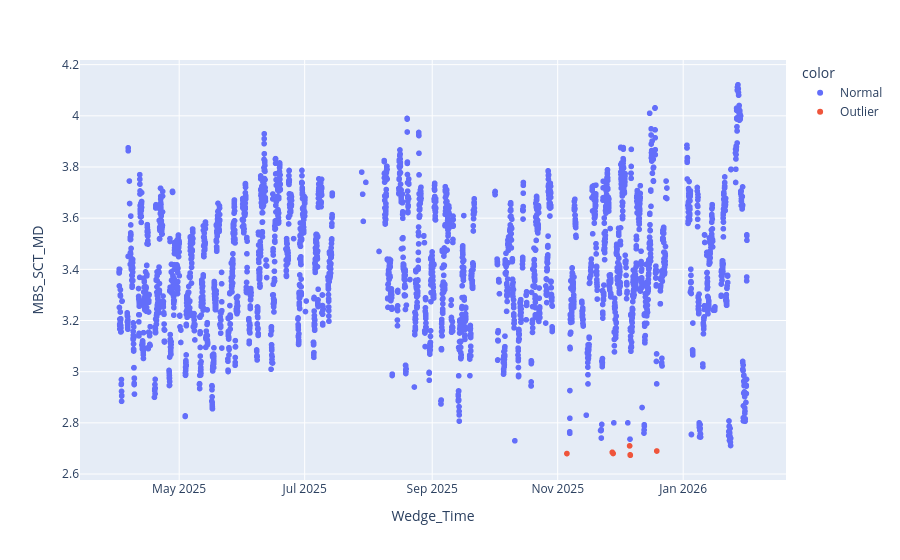

Notebook source saved alongside this figure:
### Code cell
v =  'MBS_SCT_MD'
outlier_flag = detect_outliers(turnup_ts,v,
                                    method="iqr",
                                    #group_col="AB_Grade_ID" 
                                    )
turnup_ts["outlier"] = outlier_flag

fig = px.scatter(turnup_ts.reset_index(), x="Wedge_Time", y=v,  color=turnup_ts["outlier"].map({True:"Outlier", False:"Normal"}))
fig.show()

### Figure 1 — Plotly figure (JSON) as saved in the notebook; plotly's stock layout.template omitted (floating-point values rounded to 4 significant figures; data arrays with more than 128 entries replaced by an {"elided": "..."} marker saying what was removed)
{"data": [{"hovertemplate": "color=Normal<br>Wedge_Time=%{x}<br>MBS_SCT_MD=%{y}<extra></extra>", "legendgroup": "Normal", "marker": {"color": "#636efa", "symbol": "circle"}, "mode": "markers", "name": "Normal", "showlegend": true, "type": "scattergl", "x": {"elided": "3833 str values"}, "xaxis": "x", "y": {"elided": "3833 float values"}, "yaxis": "y"}, {"hovertemplate": "color=Outlier<br>Wedge_Time=%{x}<br>MBS_SCT_MD=%{y}<extra></extra>", "legendgroup": "Outlier", "marker": {"color": "#EF553B", "symbol": "circle"}, "mode": "markers", "name": "Outlier", "showlegend": true, "type": "scattergl", "x": ["2025-11-05T11:20:30", "2025-11-27T12:46:30", "2025-11-27T22:45:30", "2025-12-05T23:07:30", "2025-12-06T05:12:30", "2025-12-06T07:07:30", "2025-12-19T03:49:30"], "xaxis": "x", "y": [2.68, 2.685, 2.68, 2.71, 2.675, 2.673, 2.69], "yaxis": "y"}], "layout": {"legend": {"title": {"text": "color"}, "tracegroupgap": 0}, "margin": {"t": 60}, "xaxis": {"anchor": "y", "domain": [0, 1], "title": {"text": "Wedge_Time"}}, "yaxis": {"anchor": "x", "domain": [0, 1], "title": {"text": "MBS_SCT_MD"}}}}
